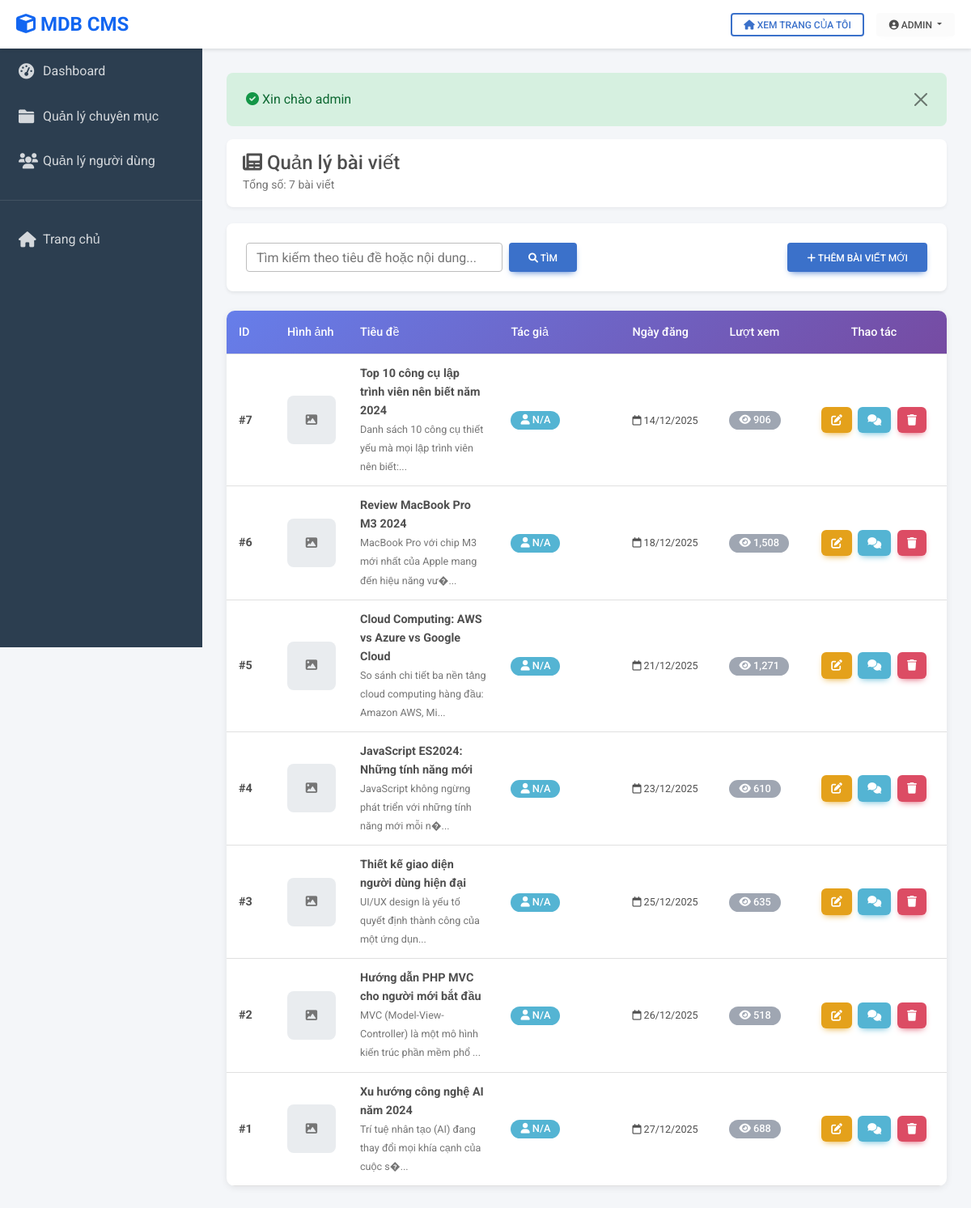
Screenshot of /posts.php (signed in) with the database file from the repository.
### tables this page shows
CREATE TABLE posts (
  id INT AUTO_INCREMENT PRIMARY KEY,
  category_id INT DEFAULT NULL,
  title VARCHAR(255) NOT NULL,
  slug VARCHAR(255) NOT NULL,
  image VARCHAR(255) DEFAULT NULL,
  content TEXT NOT NULL,
  excerpt VARCHAR(500) DEFAULT NULL,
  author INT NOT NULL,
  date DATETIME DEFAULT CURRENT_TIMESTAMP,
  views INT DEFAULT 0,
  status VARCHAR(20) NOT NULL DEFAULT 'publish',
  created_at DATETIME DEFAULT CURRENT_TIMESTAMP,
  updated_at DATETIME DEFAULT CURRENT_TIMESTAMP ON UPDATE CURRENT_TIMESTAMP,
  
  FOREIGN KEY (author) REFERENCES users(id) ON DELETE CASCADE,
  FOREIGN KEY (category_id) REFERENCES categories(id) ON DELETE SET NULL,
  
  INDEX idx_author (author),
  INDEX idx_category (category_id),
  INDEX idx_date (date),
  INDEX idx_status (status),
  INDEX idx_slug (slug),
  FULLTEXT INDEX idx_search (title, content)
);

### support/View.php (called while the page is built, shortened)
<?php
class View
{
    public static function renderAdmin($template, $data = [])
    {
        $viewPath = __DIR__ . '/../views/' . $template . '.php';
        extract($data);
        require __DIR__ . '/../views/layout/admin_header.php';
        require $viewPath;
        require __DIR__ . '/../views/layout/admin_footer.php';
    }
}

### controllers/BaseController.php (called while the page is built, shortened)
<?php
abstract class BaseController
{
    protected function renderAdmin($template, $data = [])
    {
        View::renderAdmin($template, $data);
    }
}

### controllers/PostController.php (called while the page is built, shortened)
<?php
class PostController extends BaseController
{
    private $posts;
    public function __construct($pdo)
    {
        $this->posts = new Post($pdo);
    }
    public function index($query = [])
    {
        $page = isset($query['page']) ? max(1, (int) $query['page']) : 1;
        $search = $query['search'] ?? '';
        if (!Auth::isAdmin()) {
            $filters = ['author_id' => Auth::user()['id']];
            if (!empty($search)) {
                $filters['keyword'] = trim($search);
            }
            $data = $this->posts->publicList($page, 10, $filters);
        } else {
            if (!empty($search)) {
                $data = $this->posts->search(trim($search), $page);
            } else {
                $data = $this->posts->paginate($page);
            }
        }
        $this->renderAdmin('posts/index', [
            'pageTitle' => 'Quản lý bài viết',
            'data' => $data,
            'search' => $search,
        ]);
    }
}

### public/posts.php (called while the page is built, shortened)
<?php
require __DIR__ . '/../config/app.php';
$controller = new PostController($pdo);
$controller->index($_GET);

### support/Auth.php (called while the page is built, shortened)
<?php
class Auth
{
    public static function user()
    {
        return $_SESSION['user'] ?? null;
    }
    public static function isAdmin()
    {
        $user = self::user();
        return $user && ($user['role'] ?? 'user') === 'admin';
    }
}

### config/app.php (called while the page is built, shortened)
<?php
spl_autoload_register(function ($class) {
    $prefix = 'App\\';
    $baseDir = __DIR__ . '/../';
    $len = strlen($prefix);
    $relativeClass = substr($class, $len);
    $file = $baseDir . str_replace('\\', '/', $relativeClass) . '.php';
});

### support/Flash.php (called while the page is built, shortened)
<?php
class Flash
{
    public static function consume()
    {
        $message = $_SESSION['flash'];
        return $message;
    }
}

### models/Post.php (called while the page is built, shortened)
<?php
class Post
{
    private $pdo;
    public function __construct($pdo)
    {
        $this->pdo = $pdo;
    }
    public function paginate($page = 1, $limit = 10)
    {
        $offset = max(0, ($page - 1) * $limit);
        $countStmt = $this->pdo->query('SELECT COUNT(*) AS total FROM posts');
        $total = (int) ($countStmt->fetch()['total'] ?? 0);
        $stmt = $this->pdo->prepare(
            'SELECT posts.*, categories.title as category_name FROM posts
             LEFT JOIN categories ON categories.id = posts.category_id
             ORDER BY posts.id DESC LIMIT :limit OFFSET :offset'
        );
        $stmt->bindValue(':limit', $limit, PDO::PARAM_INT);
        $stmt->bindValue(':offset', $offset, PDO::PARAM_INT);
        $stmt->execute();
        return [
            'posts' => $stmt->fetchAll(),
            'total' => $total,
            'page' => $page,
            'pages' => max(1, (int) ceil($total / $limit)),
        ];
    }
}

### views/posts/index.php (the view, shortened to what this page needs)
<?php
$posts = $data['posts'] ?? [];
$total = $data['total'] ?? 0;
$search = $data['keyword'] ?? $_GET['search'] ?? '';
?>
<div class="admin-breadcrumb">
    <h4 class="mb-0"><i class="fas fa-newspaper"></i> Quản lý bài viết</h4>
    <small class="text-muted">
        <?php if (!empty($search)): ?>
            Tìm thấy <?php echo $total; ?> kết quả cho "<?php echo htmlspecialchars($search); ?>"
        <?php else: ?>
            Tổng số: <?php echo $total; ?> bài viết
        <?php endif; ?>
    </small>
</div>
<div class="card shadow-sm mb-4">
    <div class="card-body">
        <div class="row align-items-center">
            <div class="col-md-6">
                <form class="d-flex gap-2" method="get">
                    <input type="text" name="search" class="form-control"
                        placeholder="Tìm kiếm theo tiêu đề hoặc nội dung..."
                        value="<?php echo htmlspecialchars($search); ?>">
                    <button class="btn btn-primary" type="submit" style="white-space: nowrap;">
                        <i class="fas fa-search"></i> Tìm
                    </button>
                </form>
            </div>
            <div class="col-md-6 text-end">
                <a href="posts_add.php" class="btn btn-primary">
                    <i class="fas fa-plus"></i> Thêm bài viết mới
                </a>
            </div>
        </div>
    </div>
</div>
<div class="admin-table">
    <?php if (empty($posts)): ?>
        <div class="alert alert-info text-center" style="margin: 2rem;">
            <i class="fas fa-info-circle fa-2x mb-2"></i>
            <h5>
                <?php if (!empty($search)): ?>
                    Không tìm thấy bài viết nào với từ khóa "<?php echo htmlspecialchars($search); ?>"
                <?php else: ?>
                    Chưa có bài viết nào
                <?php endif; ?>
            </h5>
            <?php if (!empty($search)): ?>
                <a href="posts.php" class="btn btn-primary mt-2">
                    <i class="fas fa-arrow-left"></i> Xem tất cả bài viết
                </a>
            <?php else: ?>
                <a href="posts_add.php" class="btn btn-primary mt-2">
                    <i class="fas fa-plus"></i> Tạo bài viết đầu tiên
                </a>
            <?php endif; ?>
        </div>
    <?php else: ?>
        <table class="table table-hover mb-0">
            <thead>
                <tr>
                    <th style="width: 60px;">ID</th>
                    <th style="width: 80px;">Hình ảnh</th>
                    <th>Tiêu đề</th>
                    <th style="width: 150px;">Tác giả</th>
                    <th style="width: 120px;">Ngày đăng</th>
                    <th style="width: 100px;">Lượt xem</th>
                    <th style="width: 180px;" class="text-center">Thao tác</th>
                </tr>
            </thead>
            <tbody>
                <?php foreach ($posts as $post): ?>
                    <tr>
                        <td><strong>#<?php echo $post['id']; ?></strong></td>
                        <td>
                            <?php if (!empty($post['image'])): ?>
                                <img src="<?php echo htmlspecialchars($post['image']); ?>" alt="Post Image"
                                    style="width: 60px; height: 60px; object-fit: cover; border-radius: 8px;">
                            <?php else: ?>
                                <div
                                    style="width: 60px; height: 60px; background: #e9ecef; border-radius: 8px; display: flex; align-items: center; justify-content: center;">
                                    <i class="fas fa-image text-muted"></i>
                                </div>
                            <?php endif; ?>
                        </td>
                        <td>
                            <strong><?php echo htmlspecialchars($post['title']); ?></strong>
                            <br>
                            <small class="text-muted">
                                <?php echo htmlspecialchars(substr(strip_tags($post['content']), 0, 80)); ?>...
                            </small>
                        </td>
                        <td>
                            <span class="badge bg-info">
                                <i class="fas fa-user"></i> <?php echo htmlspecialchars($post['username'] ?? 'N/A'); ?>
                            </span>
                        </td>
                        <td>
                            <small>
                                <i class="far fa-calendar"></i>
                                <?php echo date('d/m/Y', strtotime($post['date'])); ?>
                            </small>
                        </td>
                        <td>
                            <span class="badge bg-secondary">
                                <i class="fas fa-eye"></i> <?php echo number_format($post['views'] ?? 0); ?>
                            </span>
                        </td>
                        <td class="text-center">
                            <?php
                            $currentUser = Auth::user();
                            $isOwner = $currentUser && $post['author'] == $currentUser['id'];
                            $isAdmin = Auth::isAdmin();
                            if ($isAdmin || $isOwner):
                                ?>
                                <a href="posts_edit.php?id=<?php echo $post['id']; ?>" class="btn btn-sm btn-warning btn-action"
                                    title="Sửa">
                                    <i class="fas fa-edit"></i>
                                </a>
                            <?php endif; ?>
                            <a href="post_comments.php?id=<?php echo $post['id']; ?>" class="btn btn-sm btn-info btn-action"
                                title="Xem & Comments">
                                <i class="fas fa-comments"></i>
                            </a>
                            <?php
                            if ($isAdmin || $isOwner):
                                ?>
                                <a href="posts.php?delete=<?php echo $post['id']; ?>" class="btn btn-sm btn-danger btn-action"
                                    onclick="return confirmDelete('Bạn có chắc muốn xóa bài viết này?')" title="Xóa">
                                    <i class="fas fa-trash"></i>
                                </a>
                            <?php endif; ?>
                        </td>
                    </tr>
                <?php endforeach; ?>
            </tbody>
        </table>
    <?php endif; ?>
</div>

### views/layout/admin_header.php (shortened to what this page needs)
<?php
$flash = Flash::consume();
$currentUser = Auth::user();
?>
<!DOCTYPE html>
<html lang="vi">
<head>
    <link rel="stylesheet" href="https://cdnjs.cloudflare.com/ajax/libs/font-awesome/6.0.0/css/all.min.css">
    <link rel="stylesheet" href="css/mdb.min.css">
</head>
<body>
    <div class="admin-header">
        <a href="dashboard.php" class="brand">
            <i class="fas fa-cube"></i> MDB CMS
        </a>
        <div class="user-menu">
            <a href="author.php?id=<?php echo $currentUser['id']; ?>" class="btn btn-sm btn-outline-primary">
                <i class="fas fa-home"></i> Xem trang của tôi
            </a>
            <div class="dropdown">
                <button class="btn btn-sm btn-light dropdown-toggle" type="button" id="userDropdown"
                    data-mdb-toggle="dropdown">
                    <i class="fas fa-user-circle"></i>
                    <?php echo htmlspecialchars($currentUser['username'] ?? 'Admin'); ?>
                </button>
            </div>
        </div>
    </div>
    <div class="admin-sidebar">
        <ul class="sidebar-menu">
            <li>
                <a href="dashboard.php"
                    class="<?php echo basename($_SERVER['PHP_SELF']) == 'dashboard.php' ? 'active' : ''; ?>">
                    <i class="fas fa-tachometer-alt"></i>
                    <span>Dashboard</span>
                </a>
            </li>
            <?php if (Auth::isAdmin()): ?>
                <li>
                    <a href="categories.php"
                        class="<?php echo in_array(basename($_SERVER['PHP_SELF']), ['categories.php', 'categories_add.php', 'categories_edit.php']) ? 'active' : ''; ?>">
                        <i class="fas fa-folder"></i>
                        <span>Quản lý chuyên mục</span>
                    </a>
                </li>
            <?php endif; ?>
            <?php
            if (Auth::isAdmin()):
                ?>
                <li>
                    <a href="users.php"
                        class="<?php echo in_array(basename($_SERVER['PHP_SELF']), ['users.php', 'users_add.php', 'users_edit.php']) ? 'active' : ''; ?>">
                        <i class="fas fa-users"></i>
                        <span>Quản lý người dùng</span>
                    </a>
                </li>
            <?php endif; ?>
            <li style="margin-top: 20px; border-top: 1px solid rgba(255,255,255,0.1); padding-top: 20px;">
                <a href="index.php">
                    <i class="fas fa-home"></i>
                    <span>Trang chủ</span>
                </a>
            </li>
        </ul>
    </div>
    <div class="admin-content">
        <?php if ($flash): ?>
            <div class="alert alert-<?php echo htmlspecialchars($flash['type']); ?> alert-dismissible fade show">
                <i class="fas fa-check-circle"></i> <?php echo htmlspecialchars($flash['message']); ?>
                <button type="button" class="btn-close" data-mdb-dismiss="alert"></button>
            </div>
        <?php endif; ?>

### views/layout/admin_footer.php (shortened to what this page needs)
</div>
</body>
</html>

### views/layout/admin_header.php (style rules this page uses)
:root { --sidebar-width: 250px; --header-height: 60px; --primary-color: #1266f1; --sidebar-bg: #2c3e50; --sidebar-hover: #34495e; }
body { background: #f4f6f9; }
.admin-header { position: fixed; top: 0; left: 0; right: 0; height: var(--header-height); background: white; box-shadow: 0 2px 4px rgba(0, 0, 0, 0.1); z-index: 1000; display: flex; align-items: center; padding: 0 20px; }
.admin-header .brand { font-size: 1.5rem; font-weight: bold; color: var(--primary-color); text-decoration: none; margin-right: auto; }
.admin-header .user-menu { display: flex; align-items: center; gap: 15px; }
.admin-sidebar { position: fixed; top: var(--header-height); left: 0; width: var(--sidebar-width); height: calc(100vh - var(--header-height)); background: var(--sidebar-bg); color: white; overflow-y: auto; z-index: 999; transition: transform 0.3s; }
.sidebar-menu { list-style: none; padding: 0; margin: 0; }
.sidebar-menu li a { display: flex; align-items: center; padding: 15px 20px; color: rgba(255, 255, 255, 0.8); text-decoration: none; transition: all 0.3s; border-left: 3px solid transparent; }
.sidebar-menu li a i { width: 30px; font-size: 1.2rem; }
.admin-content { margin-left: var(--sidebar-width); margin-top: var(--header-height); padding: 30px; min-height: calc(100vh - var(--header-height)); }
.admin-breadcrumb { background: white; padding: 15px 20px; border-radius: 8px; margin-bottom: 20px; box-shadow: 0 2px 4px rgba(0, 0, 0, 0.05); }
.admin-table { background: white; border-radius: 10px; overflow: hidden; box-shadow: 0 2px 8px rgba(0, 0, 0, 0.08); }
.admin-table thead { background: linear-gradient(135deg, #667eea 0%, #764ba2 100%); color: white; }
.admin-table th { font-weight: 500; padding: 15px; }
.admin-table td { padding: 12px 15px; vertical-align: middle; }
.badge { padding: 5px 12px; border-radius: 20px; font-size: 0.8rem; font-weight: 500; }
.btn-action { padding: 6px 12px; font-size: 0.85rem; border-radius: 6px; margin: 0 2px; }

### rows the page displays
posts: id "7", title "Top 10 công cụ lập trình viên nên biết năm 2024", content "Danh sách 10 công cụ thiết yếu mà mọi lập trình viên nên biết:", username "N/A", date "14/12/2025", views "906"
posts: id "6", title "Review MacBook Pro M3 2024", content "MacBook Pro với chip M3 mới nhất của Apple mang đến hiệu năng vư�", username "N/A", date "18/12/2025", views "1,508"
posts: id "5", title "Cloud Computing: AWS vs Azure vs Google Cloud", content "So sánh chi tiết ba nền tảng cloud computing hàng đầu: Amazon AWS, Mi", username "N/A", date "21/12/2025", views "1,271"
posts: id "4", title "JavaScript ES2024: Những tính năng mới", content "JavaScript không ngừng phát triển với những tính năng mới mỗi n�", username "N/A", date "23/12/2025", views "610"
posts: id "3", title "Thiết kế giao diện người dùng hiện đại", content "UI/UX design là yếu tố quyết định thành công của một ứng dụn", username "N/A", date "25/12/2025", views "635"
posts: id "2", title "Hướng dẫn PHP MVC cho người mới bắt đầu", content "MVC (Model-View-Controller) là một mô hình kiến trúc phần mềm phổ", username "N/A", date "26/12/2025", views "518"
posts: id "1", title "Xu hướng công nghệ AI năm 2024", content "Trí tuệ nhân tạo (AI) đang thay đổi mọi khía cạnh của cuộc s�", username "N/A", date "27/12/2025", views "688"

### other values shown
$currentUser['username'] "ADMIN"
$flash['message'] "Xin chào admin"
$total "7"
